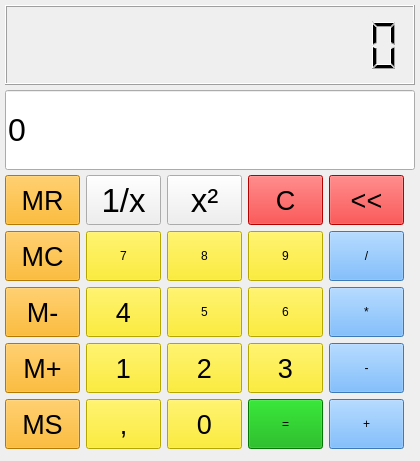
<?xml version="1.0" encoding="UTF-8"?>
<ui version="4.0">
 <class>MainWindow</class>
 <widget class="QMainWindow" name="MainWindow">
  <property name="geometry">
   <rect>
    <x>0</x>
    <y>0</y>
    <width>420</width>
    <height>461</height>
   </rect>
  </property>
  <property name="windowTitle">
   <string>MainWindow</string>
  </property>
  <widget class="QWidget" name="centralwidget">
   <widget class="QLCDNumber" name="lcdNumber">
    <property name="geometry">
     <rect>
      <x>5</x>
      <y>5</y>
      <width>410</width>
      <height>80</height>
     </rect>
    </property>
    <property name="minimumSize">
     <size>
      <width>410</width>
      <height>80</height>
     </size>
    </property>
    <property name="maximumSize">
     <size>
      <width>410</width>
      <height>80</height>
     </size>
    </property>
    <property name="autoFillBackground">
     <bool>false</bool>
    </property>
    <property name="frameShadow">
     <enum>QFrame::Raised</enum>
    </property>
    <property name="smallDecimalPoint">
     <bool>true</bool>
    </property>
    <property name="digitCount">
     <number>12</number>
    </property>
   </widget>
   <widget class="QLineEdit" name="lineEdit">
    <property name="geometry">
     <rect>
      <x>5</x>
      <y>90</y>
      <width>410</width>
      <height>80</height>
     </rect>
    </property>
    <property name="minimumSize">
     <size>
      <width>410</width>
      <height>80</height>
     </size>
    </property>
    <property name="maximumSize">
     <size>
      <width>410</width>
      <height>80</height>
     </size>
    </property>
    <property name="font">
     <font>
      <pointsize>24</pointsize>
     </font>
    </property>
    <property name="cursor">
     <cursorShape>BlankCursor</cursorShape>
    </property>
    <property name="mouseTracking">
     <bool>false</bool>
    </property>
    <property name="layoutDirection">
     <enum>Qt::RightToLeft</enum>
    </property>
    <property name="text">
     <string>0</string>
    </property>
    <property name="maxLength">
     <number>15</number>
    </property>
    <property name="readOnly">
     <bool>true</bool>
    </property>
   </widget>
   <widget class="QWidget" name="">
    <property name="geometry">
     <rect>
      <x>5</x>
      <y>175</y>
      <width>411</width>
      <height>280</height>
     </rect>
    </property>
    <layout class="QGridLayout" name="gridLayout">
     <property name="sizeConstraint">
      <enum>QLayout::SetFixedSize</enum>
     </property>
     <item row="4" column="1" alignment="Qt::AlignHCenter|Qt::AlignVCenter">
      <widget class="QPushButton" name="btn_1">
       <property name="minimumSize">
        <size>
         <width>75</width>
         <height>50</height>
        </size>
       </property>
       <property name="maximumSize">
        <size>
         <width>75</width>
         <height>50</height>
        </size>
       </property>
       <property name="font">
        <font>
         <family>MS Shell Dlg 2</family>
         <pointsize>20</pointsize>
         <weight>50</weight>
         <italic>false</italic>
         <bold>false</bold>
        </font>
       </property>
       <property name="autoFillBackground">
        <bool>false</bool>
       </property>
       <property name="styleSheet">
        <string notr="true">background-color: rgb(255, 234, 0);
font: 20pt &quot;MS Shell Dlg 2&quot;;</string>
       </property>
       <property name="text">
        <string>1</string>
       </property>
       <property name="autoDefault">
        <bool>true</bool>
       </property>
      </widget>
     </item>
     <item row="1" column="0" alignment="Qt::AlignHCenter|Qt::AlignVCenter">
      <widget class="QPushButton" name="btn_m_read">
       <property name="minimumSize">
        <size>
         <width>75</width>
         <height>50</height>
        </size>
       </property>
       <property name="maximumSize">
        <size>
         <width>75</width>
         <height>50</height>
        </size>
       </property>
       <property name="font">
        <font>
         <family>MS Shell Dlg 2</family>
         <pointsize>20</pointsize>
         <weight>50</weight>
         <italic>false</italic>
         <bold>false</bold>
        </font>
       </property>
       <property name="autoFillBackground">
        <bool>false</bool>
       </property>
       <property name="styleSheet">
        <string notr="true">background-color: rgb(255, 170, 0);
font: 20pt &quot;MS Shell Dlg 2&quot;;</string>
       </property>
       <property name="text">
        <string>MR</string>
       </property>
       <property name="autoDefault">
        <bool>true</bool>
       </property>
      </widget>
     </item>
     <item row="5" column="3" alignment="Qt::AlignHCenter|Qt::AlignVCenter">
      <widget class="QPushButton" name="btn_result">
       <property name="minimumSize">
        <size>
         <width>75</width>
         <height>50</height>
        </size>
       </property>
       <property name="maximumSize">
        <size>
         <width>75</width>
         <height>50</height>
        </size>
       </property>
       <property name="autoFillBackground">
        <bool>false</bool>
       </property>
       <property name="styleSheet">
        <string notr="true">background-color: rgb(0, 170, 0);
font: 75 20pt &quot;MS Shell Dlg 2&quot;;</string>
       </property>
       <property name="text">
        <string>=</string>
       </property>
       <property name="autoDefault">
        <bool>true</bool>
       </property>
      </widget>
     </item>
     <item row="5" column="0" alignment="Qt::AlignHCenter|Qt::AlignVCenter">
      <widget class="QPushButton" name="btn_m_save">
       <property name="minimumSize">
        <size>
         <width>75</width>
         <height>50</height>
        </size>
       </property>
       <property name="maximumSize">
        <size>
         <width>75</width>
         <height>50</height>
        </size>
       </property>
       <property name="font">
        <font>
         <family>MS Shell Dlg 2</family>
         <pointsize>20</pointsize>
         <weight>50</weight>
         <italic>false</italic>
         <bold>false</bold>
        </font>
       </property>
       <property name="autoFillBackground">
        <bool>false</bool>
       </property>
       <property name="styleSheet">
        <string notr="true">background-color: rgb(255, 170, 0);
font: 20pt &quot;MS Shell Dlg 2&quot;;</string>
       </property>
       <property name="text">
        <string>MS</string>
       </property>
       <property name="autoDefault">
        <bool>true</bool>
       </property>
      </widget>
     </item>
     <item row="3" column="1" alignment="Qt::AlignHCenter">
      <widget class="QPushButton" name="btn_4">
       <property name="minimumSize">
        <size>
         <width>75</width>
         <height>50</height>
        </size>
       </property>
       <property name="maximumSize">
        <size>
         <width>75</width>
         <height>50</height>
        </size>
       </property>
       <property name="font">
        <font>
         <family>MS Shell Dlg 2</family>
         <pointsize>20</pointsize>
         <weight>50</weight>
         <italic>false</italic>
         <bold>false</bold>
        </font>
       </property>
       <property name="autoFillBackground">
        <bool>false</bool>
       </property>
       <property name="styleSheet">
        <string notr="true">background-color: rgb(255, 234, 0);
font: 20pt &quot;MS Shell Dlg 2&quot;;</string>
       </property>
       <property name="text">
        <string>4</string>
       </property>
       <property name="autoDefault">
        <bool>true</bool>
       </property>
      </widget>
     </item>
     <item row="4" column="4" alignment="Qt::AlignHCenter|Qt::AlignVCenter">
      <widget class="QPushButton" name="btn_subtraction">
       <property name="minimumSize">
        <size>
         <width>75</width>
         <height>50</height>
        </size>
       </property>
       <property name="maximumSize">
        <size>
         <width>75</width>
         <height>50</height>
        </size>
       </property>
       <property name="accessibleName">
        <string>-</string>
       </property>
       <property name="autoFillBackground">
        <bool>false</bool>
       </property>
       <property name="styleSheet">
        <string notr="true">background-color: rgb(85, 170, 255);
font: 20pt &quot;MS Shell Dlg 2&quot;;</string>
       </property>
       <property name="text">
        <string>-</string>
       </property>
       <property name="autoDefault">
        <bool>true</bool>
       </property>
      </widget>
     </item>
     <item row="4" column="0" alignment="Qt::AlignHCenter|Qt::AlignVCenter">
      <widget class="QPushButton" name="btn_m_plus">
       <property name="minimumSize">
        <size>
         <width>75</width>
         <height>50</height>
        </size>
       </property>
       <property name="maximumSize">
        <size>
         <width>75</width>
         <height>50</height>
        </size>
       </property>
       <property name="font">
        <font>
         <family>MS Shell Dlg 2</family>
         <pointsize>20</pointsize>
         <weight>50</weight>
         <italic>false</italic>
         <bold>false</bold>
        </font>
       </property>
       <property name="autoFillBackground">
        <bool>false</bool>
       </property>
       <property name="styleSheet">
        <string notr="true">background-color: rgb(255, 170, 0);
font: 20pt &quot;MS Shell Dlg 2&quot;;</string>
       </property>
       <property name="text">
        <string>M+</string>
       </property>
       <property name="autoDefault">
        <bool>true</bool>
       </property>
      </widget>
     </item>
     <item row="5" column="1" alignment="Qt::AlignHCenter|Qt::AlignVCenter">
      <widget class="QPushButton" name="btn_coma">
       <property name="minimumSize">
        <size>
         <width>75</width>
         <height>50</height>
        </size>
       </property>
       <property name="maximumSize">
        <size>
         <width>75</width>
         <height>50</height>
        </size>
       </property>
       <property name="font">
        <font>
         <family>MS Shell Dlg 2</family>
         <pointsize>20</pointsize>
         <weight>50</weight>
         <italic>false</italic>
         <bold>false</bold>
        </font>
       </property>
       <property name="autoFillBackground">
        <bool>false</bool>
       </property>
       <property name="styleSheet">
        <string notr="true">background-color: rgb(255, 234, 0);
font: 20pt &quot;MS Shell Dlg 2&quot;;</string>
       </property>
       <property name="text">
        <string>,</string>
       </property>
       <property name="autoDefault">
        <bool>true</bool>
       </property>
      </widget>
     </item>
     <item row="3" column="4" alignment="Qt::AlignHCenter|Qt::AlignVCenter">
      <widget class="QPushButton" name="btn_multiplied">
       <property name="minimumSize">
        <size>
         <width>75</width>
         <height>50</height>
        </size>
       </property>
       <property name="maximumSize">
        <size>
         <width>75</width>
         <height>50</height>
        </size>
       </property>
       <property name="accessibleName">
        <string>*</string>
       </property>
       <property name="autoFillBackground">
        <bool>false</bool>
       </property>
       <property name="styleSheet">
        <string notr="true">background-color: rgb(85, 170, 255);
font: 20pt &quot;MS Shell Dlg 2&quot;;</string>
       </property>
       <property name="text">
        <string>*</string>
       </property>
       <property name="autoDefault">
        <bool>true</bool>
       </property>
      </widget>
     </item>
     <item row="2" column="2" alignment="Qt::AlignHCenter|Qt::AlignVCenter">
      <widget class="QPushButton" name="btn_8">
       <property name="minimumSize">
        <size>
         <width>75</width>
         <height>50</height>
        </size>
       </property>
       <property name="maximumSize">
        <size>
         <width>75</width>
         <height>50</height>
        </size>
       </property>
       <property name="autoFillBackground">
        <bool>false</bool>
       </property>
       <property name="styleSheet">
        <string notr="true">background-color: rgb(255, 234, 0);
font: 20pt &quot;MS Shell Dlg 2&quot;;</string>
       </property>
       <property name="text">
        <string>8</string>
       </property>
       <property name="autoDefault">
        <bool>true</bool>
       </property>
      </widget>
     </item>
     <item row="3" column="0" alignment="Qt::AlignHCenter|Qt::AlignVCenter">
      <widget class="QPushButton" name="btn_m_minus">
       <property name="minimumSize">
        <size>
         <width>75</width>
         <height>50</height>
        </size>
       </property>
       <property name="maximumSize">
        <size>
         <width>75</width>
         <height>50</height>
        </size>
       </property>
       <property name="font">
        <font>
         <family>MS Shell Dlg 2</family>
         <pointsize>20</pointsize>
         <weight>50</weight>
         <italic>false</italic>
         <bold>false</bold>
        </font>
       </property>
       <property name="autoFillBackground">
        <bool>false</bool>
       </property>
       <property name="styleSheet">
        <string notr="true">background-color: rgb(255, 170, 0);
font: 20pt &quot;MS Shell Dlg 2&quot;;</string>
       </property>
       <property name="text">
        <string>M-</string>
       </property>
       <property name="autoDefault">
        <bool>true</bool>
       </property>
      </widget>
     </item>
     <item row="2" column="0" alignment="Qt::AlignHCenter|Qt::AlignVCenter">
      <widget class="QPushButton" name="btn_m_clear">
       <property name="minimumSize">
        <size>
         <width>75</width>
         <height>50</height>
        </size>
       </property>
       <property name="maximumSize">
        <size>
         <width>75</width>
         <height>50</height>
        </size>
       </property>
       <property name="font">
        <font>
         <family>MS Shell Dlg 2</family>
         <pointsize>20</pointsize>
         <weight>50</weight>
         <italic>false</italic>
         <bold>false</bold>
        </font>
       </property>
       <property name="autoFillBackground">
        <bool>false</bool>
       </property>
       <property name="styleSheet">
        <string notr="true">background-color: rgb(255, 170, 0);
font: 20pt &quot;MS Shell Dlg 2&quot;;</string>
       </property>
       <property name="text">
        <string>MC</string>
       </property>
       <property name="autoDefault">
        <bool>true</bool>
       </property>
      </widget>
     </item>
     <item row="4" column="2" alignment="Qt::AlignHCenter">
      <widget class="QPushButton" name="btn_2">
       <property name="minimumSize">
        <size>
         <width>75</width>
         <height>50</height>
        </size>
       </property>
       <property name="maximumSize">
        <size>
         <width>75</width>
         <height>50</height>
        </size>
       </property>
       <property name="palette">
        <palette>
         <active>
          <colorrole role="Button">
           <brush brushstyle="SolidPattern">
            <color alpha="255">
             <red>255</red>
             <green>234</green>
             <blue>0</blue>
            </color>
           </brush>
          </colorrole>
          <colorrole role="Base">
           <brush brushstyle="SolidPattern">
            <color alpha="255">
             <red>255</red>
             <green>234</green>
             <blue>0</blue>
            </color>
           </brush>
          </colorrole>
          <colorrole role="Window">
           <brush brushstyle="SolidPattern">
            <color alpha="255">
             <red>255</red>
             <green>234</green>
             <blue>0</blue>
            </color>
           </brush>
          </colorrole>
         </active>
         <inactive>
          <colorrole role="Button">
           <brush brushstyle="SolidPattern">
            <color alpha="255">
             <red>255</red>
             <green>234</green>
             <blue>0</blue>
            </color>
           </brush>
          </colorrole>
          <colorrole role="Base">
           <brush brushstyle="SolidPattern">
            <color alpha="255">
             <red>255</red>
             <green>234</green>
             <blue>0</blue>
            </color>
           </brush>
          </colorrole>
          <colorrole role="Window">
           <brush brushstyle="SolidPattern">
            <color alpha="255">
             <red>255</red>
             <green>234</green>
             <blue>0</blue>
            </color>
           </brush>
          </colorrole>
         </inactive>
         <disabled>
          <colorrole role="Button">
           <brush brushstyle="SolidPattern">
            <color alpha="255">
             <red>255</red>
             <green>234</green>
             <blue>0</blue>
            </color>
           </brush>
          </colorrole>
          <colorrole role="Base">
           <brush brushstyle="SolidPattern">
            <color alpha="255">
             <red>255</red>
             <green>234</green>
             <blue>0</blue>
            </color>
           </brush>
          </colorrole>
          <colorrole role="Window">
           <brush brushstyle="SolidPattern">
            <color alpha="255">
             <red>255</red>
             <green>234</green>
             <blue>0</blue>
            </color>
           </brush>
          </colorrole>
         </disabled>
        </palette>
       </property>
       <property name="font">
        <font>
         <family>MS Shell Dlg 2</family>
         <pointsize>20</pointsize>
         <weight>50</weight>
         <italic>false</italic>
         <bold>false</bold>
        </font>
       </property>
       <property name="accessibleName">
        <string>2</string>
       </property>
       <property name="autoFillBackground">
        <bool>false</bool>
       </property>
       <property name="styleSheet">
        <string notr="true">background-color: rgb(255, 234, 0);
font: 20pt &quot;MS Shell Dlg 2&quot;;</string>
       </property>
       <property name="text">
        <string>2</string>
       </property>
       <property name="autoDefault">
        <bool>true</bool>
       </property>
      </widget>
     </item>
     <item row="1" column="3" alignment="Qt::AlignHCenter|Qt::AlignVCenter">
      <widget class="QPushButton" name="btn_clear">
       <property name="minimumSize">
        <size>
         <width>75</width>
         <height>50</height>
        </size>
       </property>
       <property name="maximumSize">
        <size>
         <width>75</width>
         <height>50</height>
        </size>
       </property>
       <property name="font">
        <font>
         <family>MS Shell Dlg 2</family>
         <pointsize>20</pointsize>
         <weight>9</weight>
         <italic>false</italic>
         <bold>false</bold>
        </font>
       </property>
       <property name="autoFillBackground">
        <bool>false</bool>
       </property>
       <property name="styleSheet">
        <string notr="true">background-color: rgb(255, 0, 0);
font: 75 20pt &quot;MS Shell Dlg 2&quot;;</string>
       </property>
       <property name="text">
        <string>C</string>
       </property>
       <property name="autoDefault">
        <bool>true</bool>
       </property>
      </widget>
     </item>
     <item row="5" column="4" alignment="Qt::AlignHCenter|Qt::AlignVCenter">
      <widget class="QPushButton" name="btn_addition">
       <property name="minimumSize">
        <size>
         <width>75</width>
         <height>50</height>
        </size>
       </property>
       <property name="maximumSize">
        <size>
         <width>75</width>
         <height>50</height>
        </size>
       </property>
       <property name="focusPolicy">
        <enum>Qt::StrongFocus</enum>
       </property>
       <property name="accessibleName">
        <string>+</string>
       </property>
       <property name="autoFillBackground">
        <bool>false</bool>
       </property>
       <property name="styleSheet">
        <string notr="true">background-color: rgb(85, 170, 255);
font: 20pt &quot;MS Shell Dlg 2&quot;;</string>
       </property>
       <property name="text">
        <string>+</string>
       </property>
       <property name="autoDefault">
        <bool>true</bool>
       </property>
      </widget>
     </item>
     <item row="4" column="3" alignment="Qt::AlignHCenter">
      <widget class="QPushButton" name="btn_3">
       <property name="minimumSize">
        <size>
         <width>75</width>
         <height>50</height>
        </size>
       </property>
       <property name="maximumSize">
        <size>
         <width>75</width>
         <height>50</height>
        </size>
       </property>
       <property name="font">
        <font>
         <family>MS Shell Dlg 2</family>
         <pointsize>20</pointsize>
         <weight>50</weight>
         <italic>false</italic>
         <bold>false</bold>
        </font>
       </property>
       <property name="autoFillBackground">
        <bool>false</bool>
       </property>
       <property name="styleSheet">
        <string notr="true">background-color: rgb(255, 234, 0);
font: 20pt &quot;MS Shell Dlg 2&quot;;</string>
       </property>
       <property name="text">
        <string>3</string>
       </property>
       <property name="autoDefault">
        <bool>true</bool>
       </property>
      </widget>
     </item>
     <item row="1" column="4" alignment="Qt::AlignHCenter|Qt::AlignVCenter">
      <widget class="QPushButton" name="btn_remove">
       <property name="minimumSize">
        <size>
         <width>75</width>
         <height>50</height>
        </size>
       </property>
       <property name="maximumSize">
        <size>
         <width>75</width>
         <height>50</height>
        </size>
       </property>
       <property name="font">
        <font>
         <family>MS Shell Dlg 2</family>
         <pointsize>20</pointsize>
         <weight>50</weight>
         <italic>false</italic>
         <bold>false</bold>
        </font>
       </property>
       <property name="autoFillBackground">
        <bool>false</bool>
       </property>
       <property name="styleSheet">
        <string notr="true">background-color: rgb(255, 0, 0);
font: 20pt &quot;MS Shell Dlg 2&quot;;</string>
       </property>
       <property name="text">
        <string>&lt;&lt;</string>
       </property>
       <property name="autoDefault">
        <bool>true</bool>
       </property>
      </widget>
     </item>
     <item row="2" column="1">
      <widget class="QPushButton" name="btn_7">
       <property name="minimumSize">
        <size>
         <width>75</width>
         <height>50</height>
        </size>
       </property>
       <property name="maximumSize">
        <size>
         <width>75</width>
         <height>50</height>
        </size>
       </property>
       <property name="autoFillBackground">
        <bool>false</bool>
       </property>
       <property name="styleSheet">
        <string notr="true">background-color: rgb(255, 234, 0);
font: 20pt &quot;MS Shell Dlg 2&quot;;</string>
       </property>
       <property name="text">
        <string>7</string>
       </property>
       <property name="autoDefault">
        <bool>true</bool>
       </property>
      </widget>
     </item>
     <item row="1" column="1" alignment="Qt::AlignHCenter|Qt::AlignVCenter">
      <widget class="QPushButton" name="btn___2">
       <property name="minimumSize">
        <size>
         <width>75</width>
         <height>50</height>
        </size>
       </property>
       <property name="maximumSize">
        <size>
         <width>75</width>
         <height>50</height>
        </size>
       </property>
       <property name="font">
        <font>
         <pointsize>25</pointsize>
        </font>
       </property>
       <property name="autoFillBackground">
        <bool>true</bool>
       </property>
       <property name="text">
        <string>1/x</string>
       </property>
       <property name="autoDefault">
        <bool>true</bool>
       </property>
      </widget>
     </item>
     <item row="3" column="3" alignment="Qt::AlignHCenter">
      <widget class="QPushButton" name="btn_6">
       <property name="minimumSize">
        <size>
         <width>75</width>
         <height>50</height>
        </size>
       </property>
       <property name="maximumSize">
        <size>
         <width>75</width>
         <height>50</height>
        </size>
       </property>
       <property name="autoFillBackground">
        <bool>false</bool>
       </property>
       <property name="styleSheet">
        <string notr="true">background-color: rgb(255, 234, 0);
font: 20pt &quot;MS Shell Dlg 2&quot;;</string>
       </property>
       <property name="text">
        <string>6</string>
       </property>
       <property name="autoDefault">
        <bool>true</bool>
       </property>
      </widget>
     </item>
     <item row="3" column="2" alignment="Qt::AlignHCenter">
      <widget class="QPushButton" name="btn_5">
       <property name="minimumSize">
        <size>
         <width>75</width>
         <height>50</height>
        </size>
       </property>
       <property name="maximumSize">
        <size>
         <width>75</width>
         <height>50</height>
        </size>
       </property>
       <property name="autoFillBackground">
        <bool>false</bool>
       </property>
       <property name="styleSheet">
        <string notr="true">background-color: rgb(255, 234, 0);
font: 20pt &quot;MS Shell Dlg 2&quot;;</string>
       </property>
       <property name="text">
        <string>5</string>
       </property>
       <property name="autoDefault">
        <bool>true</bool>
       </property>
      </widget>
     </item>
     <item row="1" column="2" alignment="Qt::AlignHCenter|Qt::AlignVCenter">
      <widget class="QPushButton" name="btn_sqr">
       <property name="minimumSize">
        <size>
         <width>75</width>
         <height>50</height>
        </size>
       </property>
       <property name="maximumSize">
        <size>
         <width>75</width>
         <height>50</height>
        </size>
       </property>
       <property name="font">
        <font>
         <pointsize>25</pointsize>
        </font>
       </property>
       <property name="autoFillBackground">
        <bool>true</bool>
       </property>
       <property name="text">
        <string>x²</string>
       </property>
       <property name="autoDefault">
        <bool>true</bool>
       </property>
      </widget>
     </item>
     <item row="5" column="2" alignment="Qt::AlignHCenter|Qt::AlignVCenter">
      <widget class="QPushButton" name="btn_0">
       <property name="minimumSize">
        <size>
         <width>75</width>
         <height>50</height>
        </size>
       </property>
       <property name="maximumSize">
        <size>
         <width>75</width>
         <height>50</height>
        </size>
       </property>
       <property name="font">
        <font>
         <family>MS Shell Dlg 2</family>
         <pointsize>20</pointsize>
         <weight>50</weight>
         <italic>false</italic>
         <bold>false</bold>
        </font>
       </property>
       <property name="accessibleName">
        <string>0</string>
       </property>
       <property name="autoFillBackground">
        <bool>false</bool>
       </property>
       <property name="styleSheet">
        <string notr="true">background-color: rgb(255, 234, 0);
font: 20pt &quot;MS Shell Dlg 2&quot;;</string>
       </property>
       <property name="text">
        <string>0</string>
       </property>
       <property name="autoDefault">
        <bool>true</bool>
       </property>
       <property name="flat">
        <bool>false</bool>
       </property>
      </widget>
     </item>
     <item row="2" column="4" alignment="Qt::AlignHCenter|Qt::AlignVCenter">
      <widget class="QPushButton" name="btn_division">
       <property name="minimumSize">
        <size>
         <width>75</width>
         <height>50</height>
        </size>
       </property>
       <property name="maximumSize">
        <size>
         <width>75</width>
         <height>50</height>
        </size>
       </property>
       <property name="accessibleName">
        <string>/</string>
       </property>
       <property name="autoFillBackground">
        <bool>false</bool>
       </property>
       <property name="styleSheet">
        <string notr="true">background-color: rgb(85, 170, 255);
font: 20pt &quot;MS Shell Dlg 2&quot;;</string>
       </property>
       <property name="text">
        <string>/</string>
       </property>
       <property name="autoDefault">
        <bool>true</bool>
       </property>
      </widget>
     </item>
     <item row="2" column="3" alignment="Qt::AlignHCenter|Qt::AlignVCenter">
      <widget class="QPushButton" name="btn_9">
       <property name="minimumSize">
        <size>
         <width>75</width>
         <height>50</height>
        </size>
       </property>
       <property name="maximumSize">
        <size>
         <width>75</width>
         <height>50</height>
        </size>
       </property>
       <property name="autoFillBackground">
        <bool>false</bool>
       </property>
       <property name="styleSheet">
        <string notr="true">background-color: rgb(255, 234, 0);
font: 20pt &quot;MS Shell Dlg 2&quot;;</string>
       </property>
       <property name="text">
        <string>9</string>
       </property>
       <property name="autoDefault">
        <bool>true</bool>
       </property>
      </widget>
     </item>
    </layout>
   </widget>
  </widget>
 </widget>
 <resources/>
 <connections/>
</ui>
